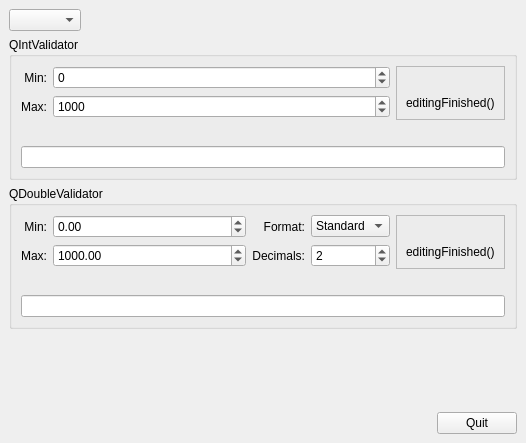
<?xml version="1.0" encoding="UTF-8"?>
<ui version="4.0">
 <class>ValidatorsForm</class>
 <widget class="QWidget" name="ValidatorsForm">
  <property name="geometry">
   <rect>
    <x>0</x>
    <y>0</y>
    <width>526</width>
    <height>443</height>
   </rect>
  </property>
  <property name="windowTitle">
   <string>Validators</string>
  </property>
   <layout class="QVBoxLayout" name="verticalLayout">
    <property name="spacing">
     <number>6</number>
    </property>
    <property name="margin">
     <number>9</number>
    </property>
    <item>
     <layout class="QHBoxLayout" name="localeHorizontalLayout">
     <property name="spacing">
      <number>6</number>
     </property>
     <property name="margin">
      <number>0</number>
     </property>
     <item>
      <widget class="LocaleSelector" name="localeSelector"/>
     </item>
      <item>
       <spacer name="horizontalSpacer">
        <property name="orientation">
         <enum>Qt::Horizontal</enum>
        </property>
        <property name="sizeHint" stdset="0">
         <size>
          <width>40</width>
          <height>20</height>
         </size>
        </property>
       </spacer>
      </item>
     </layout>
    </item>
    <item>
     <widget class="QGroupBox" name="groupBox">
     <property name="title">
      <string>QIntValidator</string>
     </property>
     <layout class="QVBoxLayout" name="intGroupLayout">
      <property name="spacing">
       <number>6</number>
      </property>
      <property name="margin">
       <number>9</number>
      </property>
      <item>
        <layout class="QHBoxLayout" name="intHorizontalLayout">
         <property name="spacing">
          <number>6</number>
         </property>
         <property name="margin">
          <number>0</number>
         </property>
         <item>
          <layout class="QGridLayout" name="intGridLayout">
           <property name="margin">
            <number>0</number>
           </property>
           <property name="spacing">
            <number>6</number>
           </property>
           <item row="0" column="0">
            <widget class="QLabel" name="label">
             <property name="text">
              <string>Min:</string>
            </property>
            <property name="alignment">
             <set>Qt::AlignRight|Qt::AlignTrailing|Qt::AlignVCenter</set>
            </property>
           </widget>
          </item>
          <item row="0" column="1">
           <widget class="QSpinBox" name="minVal">
            <property name="sizePolicy">
             <sizepolicy hsizetype="Minimum" vsizetype="Fixed">
              <horstretch>1</horstretch>
              <verstretch>0</verstretch>
             </sizepolicy>
            </property>
            <property name="minimum">
             <number>-1000000</number>
            </property>
            <property name="maximum">
             <number>1000000</number>
            </property>
           </widget>
          </item>
          <item row="1" column="0">
           <widget class="QLabel" name="label_2">
            <property name="text">
             <string>Max:</string>
            </property>
            <property name="alignment">
             <set>Qt::AlignRight|Qt::AlignTrailing|Qt::AlignVCenter</set>
            </property>
           </widget>
          </item>
          <item row="1" column="1">
           <widget class="QSpinBox" name="maxVal">
            <property name="sizePolicy">
             <sizepolicy hsizetype="Minimum" vsizetype="Fixed">
              <horstretch>1</horstretch>
              <verstretch>0</verstretch>
             </sizepolicy>
            </property>
            <property name="minimum">
             <number>-1000000</number>
            </property>
            <property name="maximum">
             <number>1000000</number>
            </property>
            <property name="value">
             <number>1000</number>
            </property>
           </widget>
          </item>
         </layout>
        </item>
        <item>
         <widget class="QFrame" name="frame">
          <property name="frameShape">
           <enum>QFrame::StyledPanel</enum>
          </property>
          <property name="frameShadow">
           <enum>QFrame::Sunken</enum>
          </property>
           <layout class="QVBoxLayout" name="intFrameLayout">
            <property name="spacing">
             <number>6</number>
            </property>
            <property name="margin">
             <number>9</number>
            </property>
            <item>
             <widget class="LEDWidget" name="ledWidget">
             <property name="sizePolicy">
              <sizepolicy hsizetype="Preferred" vsizetype="Fixed">
               <horstretch>0</horstretch>
               <verstretch>0</verstretch>
              </sizepolicy>
             </property>
             <property name="pixmap">
              <pixmap resource="validators.qrc">:/ledoff.png</pixmap>
             </property>
             <property name="alignment">
              <set>Qt::AlignCenter</set>
             </property>
            </widget>
           </item>
           <item>
            <widget class="QLabel" name="label_7">
             <property name="text">
              <string>editingFinished()</string>
             </property>
            </widget>
           </item>
          </layout>
         </widget>
        </item>
       </layout>
      </item>
      <item>
        <spacer name="intVerticalSpacer">
         <property name="orientation">
          <enum>Qt::Vertical</enum>
         </property>
         <property name="sizeType">
          <enum>QSizePolicy::Fixed</enum>
         </property>
         <property name="sizeHint" stdset="0">
          <size>
           <width>20</width>
           <height>20</height>
          </size>
         </property>
        </spacer>
       </item>
       <item>
        <widget class="QLineEdit" name="editor"/>
      </item>
     </layout>
    </widget>
   </item>
   <item>
     <widget class="QGroupBox" name="groupBox_2">
     <property name="title">
      <string>QDoubleValidator</string>
     </property>
     <layout class="QVBoxLayout" name="doubleGroupLayout">
      <property name="spacing">
       <number>6</number>
      </property>
      <property name="margin">
       <number>9</number>
      </property>
      <item>
        <layout class="QHBoxLayout" name="doubleHorizontalLayout">
         <property name="spacing">
          <number>6</number>
         </property>
         <property name="margin">
          <number>0</number>
         </property>
         <item>
          <layout class="QGridLayout" name="doubleGridLayout">
           <property name="margin">
            <number>0</number>
           </property>
           <property name="spacing">
            <number>6</number>
           </property>
           <item row="0" column="0">
            <widget class="QLabel" name="label_3">
             <property name="text">
              <string>Min:</string>
            </property>
            <property name="alignment">
             <set>Qt::AlignRight|Qt::AlignTrailing|Qt::AlignVCenter</set>
            </property>
           </widget>
          </item>
          <item row="0" column="1">
           <widget class="QDoubleSpinBox" name="doubleMinVal">
            <property name="sizePolicy">
             <sizepolicy hsizetype="Minimum" vsizetype="Fixed">
              <horstretch>1</horstretch>
              <verstretch>0</verstretch>
             </sizepolicy>
            </property>
            <property name="minimum">
             <double>-100000.000000000000000</double>
            </property>
            <property name="maximum">
             <double>100000.000000000000000</double>
            </property>
            <property name="value">
             <double>0.000000000000000</double>
            </property>
           </widget>
          </item>
          <item row="0" column="2">
           <widget class="QLabel" name="label_5">
            <property name="text">
             <string>Format:</string>
            </property>
            <property name="alignment">
             <set>Qt::AlignRight|Qt::AlignTrailing|Qt::AlignVCenter</set>
            </property>
           </widget>
          </item>
          <item row="0" column="3">
           <widget class="QComboBox" name="doubleFormat">
            <item>
             <property name="text">
              <string>Standard</string>
             </property>
            </item>
            <item>
             <property name="text">
              <string>Scientific</string>
             </property>
            </item>
           </widget>
          </item>
          <item row="1" column="0">
           <widget class="QLabel" name="label_4">
            <property name="text">
             <string>Max:</string>
            </property>
            <property name="alignment">
             <set>Qt::AlignRight|Qt::AlignTrailing|Qt::AlignVCenter</set>
            </property>
           </widget>
          </item>
          <item row="1" column="1">
           <widget class="QDoubleSpinBox" name="doubleMaxVal">
            <property name="sizePolicy">
             <sizepolicy hsizetype="Minimum" vsizetype="Fixed">
              <horstretch>1</horstretch>
              <verstretch>0</verstretch>
             </sizepolicy>
            </property>
            <property name="minimum">
             <double>-100000.000000000000000</double>
            </property>
            <property name="maximum">
             <double>100000.000000000000000</double>
            </property>
            <property name="value">
             <double>1000.000000000000000</double>
            </property>
           </widget>
          </item>
          <item row="1" column="2">
           <widget class="QLabel" name="label_6">
            <property name="text">
             <string>Decimals:</string>
            </property>
            <property name="alignment">
             <set>Qt::AlignRight|Qt::AlignTrailing|Qt::AlignVCenter</set>
            </property>
           </widget>
          </item>
          <item row="1" column="3">
           <widget class="QSpinBox" name="doubleDecimals">
            <property name="value">
             <number>2</number>
            </property>
           </widget>
          </item>
         </layout>
        </item>
        <item>
         <widget class="QFrame" name="frame_2">
          <property name="frameShape">
           <enum>QFrame::StyledPanel</enum>
          </property>
          <property name="frameShadow">
           <enum>QFrame::Sunken</enum>
          </property>
           <layout class="QVBoxLayout" name="doubleFrameLayout">
            <property name="spacing">
             <number>6</number>
            </property>
            <property name="margin">
             <number>9</number>
            </property>
            <item>
             <widget class="LEDWidget" name="doubleLedWidget">
             <property name="text">
              <string/>
             </property>
             <property name="pixmap">
              <pixmap resource="validators.qrc">:/ledoff.png</pixmap>
             </property>
             <property name="alignment">
              <set>Qt::AlignCenter</set>
             </property>
            </widget>
           </item>
           <item>
            <widget class="QLabel" name="label_8">
             <property name="text">
              <string>editingFinished()</string>
             </property>
            </widget>
           </item>
          </layout>
         </widget>
        </item>
       </layout>
      </item>
      <item>
        <spacer name="doubleVerticalSpacer">
         <property name="orientation">
          <enum>Qt::Vertical</enum>
         </property>
         <property name="sizeType">
          <enum>QSizePolicy::Fixed</enum>
         </property>
         <property name="sizeHint" stdset="0">
          <size>
           <width>20</width>
           <height>20</height>
          </size>
         </property>
        </spacer>
       </item>
       <item>
        <widget class="QLineEdit" name="doubleEditor"/>
      </item>
     </layout>
    </widget>
   </item>
    <item>
     <spacer name="bottomVerticalSpacer">
      <property name="orientation">
       <enum>Qt::Vertical</enum>
      </property>
      <property name="sizeHint" stdset="0">
       <size>
        <width>20</width>
        <height>111</height>
       </size>
      </property>
     </spacer>
    </item>
    <item>
      <layout class="QHBoxLayout" name="bottomHorizontalLayout">
      <property name="spacing">
       <number>6</number>
      </property>
      <property name="margin">
       <number>0</number>
      </property>
      <item>
       <spacer name="bottomHorizontalSpacer">
        <property name="orientation">
         <enum>Qt::Horizontal</enum>
        </property>
        <property name="sizeHint" stdset="0">
         <size>
          <width>40</width>
          <height>20</height>
         </size>
        </property>
       </spacer>
      </item>
      <item>
       <widget class="QPushButton" name="pushButton">
       <property name="text">
        <string>Quit</string>
       </property>
      </widget>
     </item>
    </layout>
   </item>
  </layout>
 </widget>
 <customwidgets>
  <customwidget>
   <class>LEDWidget</class>
   <extends>QLabel</extends>
   <header>ledwidget.h</header>
  </customwidget>
  <customwidget>
   <class>LocaleSelector</class>
   <extends>QComboBox</extends>
   <header>localeselector.h</header>
  </customwidget>
 </customwidgets>
 <resources>
  <include location="validators.qrc"/>
 </resources>
 <connections>
  <connection>
   <sender>pushButton</sender>
   <signal>clicked()</signal>
   <receiver>ValidatorsForm</receiver>
   <slot>close()</slot>
   <hints>
    <hint type="sourcelabel">
     <x>94</x>
     <y>274</y>
    </hint>
    <hint type="destinationlabel">
     <x>131</x>
     <y>260</y>
    </hint>
   </hints>
  </connection>
 </connections>
</ui>
